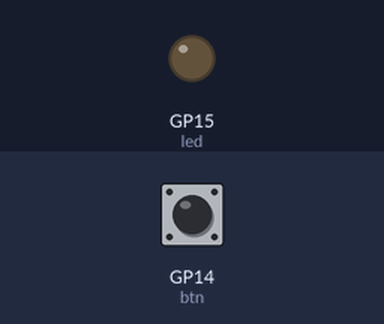
Bench run of a program on a simulated Raspberry Pi Pico running MicroPython. Shown: output pins drawn as LEDs (lit = HIGH). Inputs (shaded band) come from the test bench; at power-on: GP14 (btn) LOW.

Above: at 1.2 s.
1.3 s: GP14 (btn) pulled HIGH for 0.15 s
At 1.43 s:
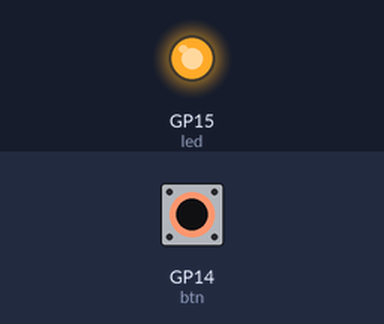
4.3 s: GP14 (btn) pulled HIGH for 3.2 s
At 8.6 s:
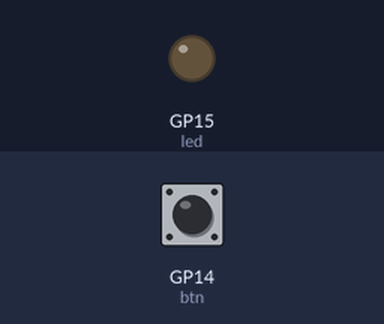
Timing chart, 0 to 10.1 s (numbered marks = the images above; inputs shaded):
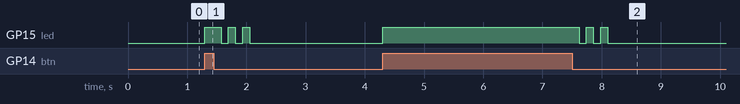

Measured:
- after the input at 1.3 s, GP15 (led): LOW → HIGH at once, then repeats every 0.24 s: LOW 0.12 s, HIGH 0.12 s, until it stays LOW from 2.1 s
- after the input at 4.3 s, GP15 (led): LOW → HIGH at once, then repeats every 0.24 s: LOW 0.12 s, HIGH 0.12 s, until it stays LOW from 8.1 s

The program:

main.py
```python
# Pico Breadboard Lab — Starter
# Interpreter: MicroPython (Raspberry Pi Pico). Save as main.py on the Pico.

from machine import Pin
from time import ticks_ms, ticks_diff, sleep_ms

LED_PIN = 15
BTN_PIN = 14
DEBOUNCE_MS = 30

led = Pin(LED_PIN, Pin.OUT)
btn = Pin(BTN_PIN, Pin.IN, Pin.PULL_DOWN)  # For PULL_UP wiring, change to Pin.PULL_UP

last_state = btn.value()
last_change = ticks_ms()

def set_led(on: bool):
    led.value(1 if on else 0)

def blink(times=3, on_ms=200, off_ms=200):
    for _ in range(times):
        set_led(True); sleep_ms(on_ms)
        set_led(False); sleep_ms(off_ms)

def read_button_debounced():
    global last_state, last_change
    now = ticks_ms()
    raw = btn.value()
    if raw != last_state and ticks_diff(now, last_change) > DEBOUNCE_MS:
        last_state = raw
        last_change = now
        return raw  # edge: 1=pressed, 0=released (with PULL_DOWN wiring)
    return None

def main():
    try:
        while True:
            edge = read_button_debounced()
            if edge is None:
                sleep_ms(5)
                continue
            if edge == 1:  # pressed
                # TODO: fast blink while held (or simply LED on while held)
                set_led(True)
            else:          # released
                # TODO: slow blink three times on release
                set_led(False)
                blink(times=3, on_ms=120, off_ms=120)
    except KeyboardInterrupt:
        pass
    finally:
        set_led(False)

if __name__ == "__main__":
    main()
```
